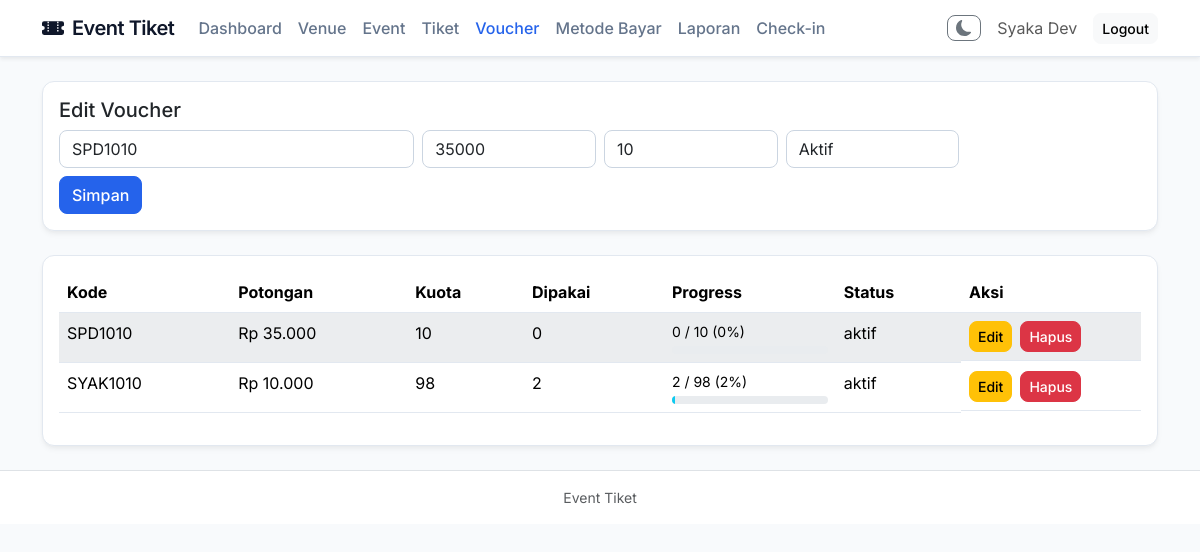
The page /index.php?page=voucher&edit=2 (signed in) on the database its author committed.
### tables this page shows
CREATE TABLE `voucher` (
  `id_voucher` int NOT NULL,
  `kode_voucher` varchar(20) NOT NULL,
  `potongan` int NOT NULL,
  `kuota` int NOT NULL,
  `status` enum('aktif','nonaktif') NOT NULL
);

### proses/bootstrap.php (called while the page is built, shortened)
<?php
function e(string $value): string
{
    return htmlspecialchars($value, ENT_QUOTES, 'UTF-8');
}

### views/admin/voucher.php (the view, shortened to what this page needs)
<?php
$edit = null;
if (!empty($_GET['edit'])) {
    $stmt = $pdo->prepare('SELECT * FROM voucher WHERE id_voucher=?');
    $stmt->execute([(int)$_GET['edit']]);
    $edit = $stmt->fetch();
}
$rows = $pdo->query("SELECT v.*, COALESCE(COUNT(o.id_order),0) AS dipakai FROM voucher v LEFT JOIN orders o ON o.id_voucher = v.id_voucher AND o.status <> 'cancel' GROUP BY v.id_voucher ORDER BY v.id_voucher DESC")->fetchAll();
?>
<div class="card card-modern mb-4"><div class="card-body">
    <h5><?= $edit ? 'Edit Voucher' : 'Tambah Voucher' ?></h5>
    <form method="post" action="index.php?action=save_voucher&page=voucher" class="row g-2">
        <div class="col-md-4"><input class="form-control" name="kode_voucher" placeholder="Kode voucher" required value="<?= e($edit['kode_voucher'] ?? '') ?>"></div>
        <div class="col-md-2"><input class="form-control" type="number" min="0" name="potongan" placeholder="Potongan" required value="<?= e((string)($edit['potongan'] ?? '')) ?>"></div>
        <div class="col-md-2"><input class="form-control" type="number" min="0" name="kuota" placeholder="Kuota" required value="<?= e((string)($edit['kuota'] ?? '')) ?>"></div>
        <div class="col-md-2"><select class="form-select" name="status"><option value="aktif" <?= ($edit['status'] ?? 'aktif') === 'aktif' ? 'selected' : '' ?>>Aktif</option></select></div>
        <div class="col-md-12"><button class="btn btn-primary">Simpan</button></div>
    </form>
</div></div>
<div class="card card-modern"><div class="card-body table-responsive">
<table id="table-voucher" class="table table-striped"><thead><tr><th>Kode</th><th>Potongan</th><th>Kuota</th><th>Dipakai</th><th>Progress</th><th>Status</th><th width="180">Aksi</th></tr></thead><tbody>
<?php foreach($rows as $r): ?>
<?php
    $kuotaVoucher = max(1, (int)$r['kuota']);
    $dipakai = (int)$r['dipakai'];
    $persen = min(100, (int)round(($dipakai / $kuotaVoucher) * 100));
?>
<tr>
    <td><?= e($r['kode_voucher']) ?></td>
    <td>Rp <?= number_format((float)$r['potongan'],0,',','.') ?></td>
    <td><?= (int)$r['kuota'] ?></td>
    <td><?= $dipakai ?></td>
    <td>
        <div class="small mb-1"><?= $dipakai ?> / <?= (int)$r['kuota'] ?> (<?= $persen ?>%)</div>
        <div class="progress" style="height: 8px;">
            <div class="progress-bar bg-info" style="width: <?= $persen ?>%"></div>
        </div>
    </td>
    <td><?= e($r['status']) ?></td>
    <td class="d-flex gap-2"><a class="btn btn-sm btn-warning" href="index.php?page=voucher&edit=<?= (int)$r['id_voucher'] ?>">Edit</a><form method="post" action="index.php?action=delete_voucher&page=voucher" data-confirm-title="Hapus Voucher" data-confirm-message="Yakin ingin menghapus voucher ini?" data-confirm-ok-text="Ya, Hapus" data-confirm-ok-class="btn btn-danger"><input type="hidden" name="csrf_token" value="<?= e(csrf_token()) ?>"><input type="hidden" name="id" value="<?= (int)$r['id_voucher'] ?>"><button class="btn btn-sm btn-danger">Hapus</button></form></td>
</tr>
<?php endforeach; ?>
</tbody></table>
</div></div>
<link rel="stylesheet" href="https://cdn.datatables.net/2.0.5/css/dataTables.bootstrap5.css">

### views/template/header.php (style rules this page uses)
body { background: #f8fafc; color: #334155; font-family: 'Inter', sans-serif; }
.card-modern { background: #ffffff; border: 1px solid #e2e8f0; border-radius: 12px; box-shadow: 0 4px 6px -1px rgba(0, 0, 0, 0.05), 0 2px 4px -1px rgba(0, 0, 0, 0.03); }
.btn { border-radius: 8px; font-weight: 500; }
.btn-primary { background: #2563eb; border-color: #2563eb; }
.table { color: #334155; }
.table td, .table th { border-bottom: 1px solid #e2e8f0; background: #ffffff !important; }
.table-striped>tbody>tr:nth-of-type(odd)>* { background-color: #f8fafc !important; }
input.form-control, select.form-select, textarea.form-control { border: 1px solid #cbd5e1; border-radius: 8px; background: #ffffff; }

### rows shown on the page
voucher: kode_voucher "SPD1010", potongan "35000", kuota "10", status "Aktif", potongan "35.000", dipakai "0", persen "0", status "aktif"
voucher: kode_voucher "SYAK1010", potongan "10.000", kuota "98", dipakai "2", persen "2", status "aktif"

### other values the page prints
$_SESSION['name'] "Syaka Dev"
